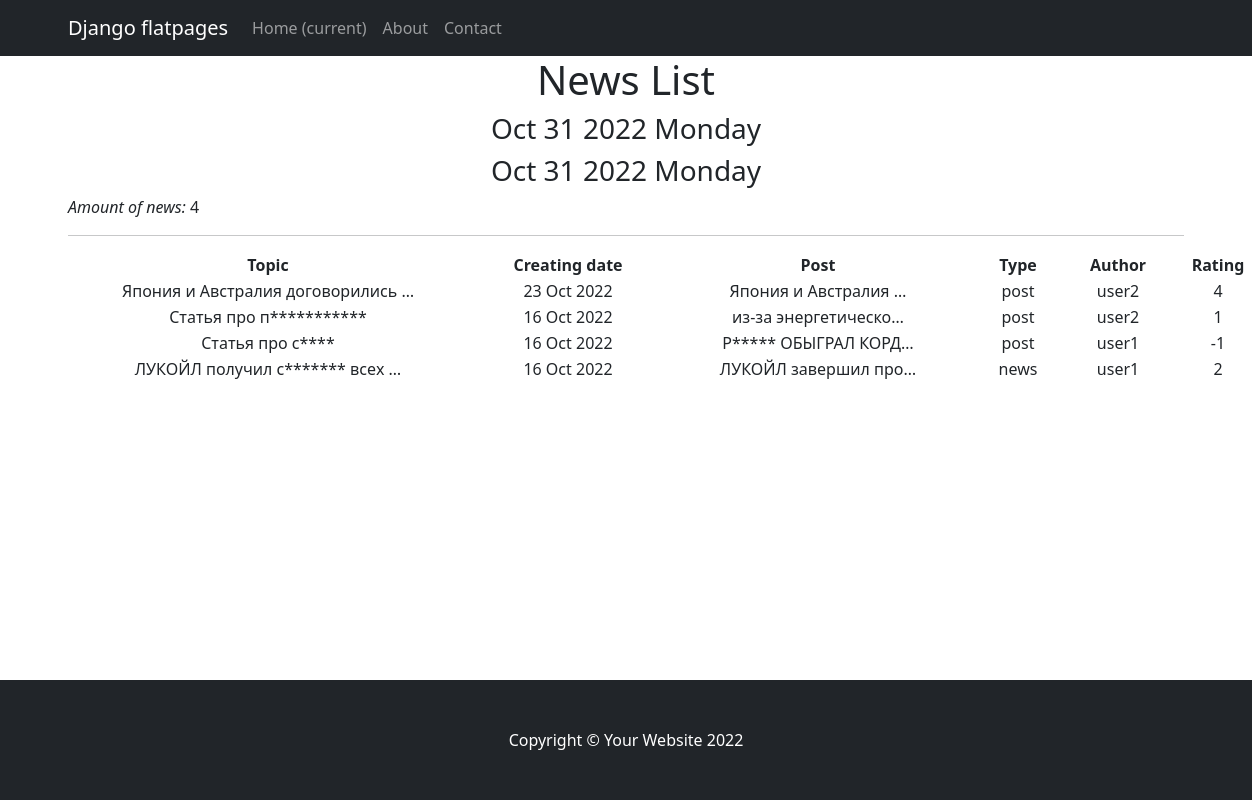
The page /news/ on the database as committed earlier.
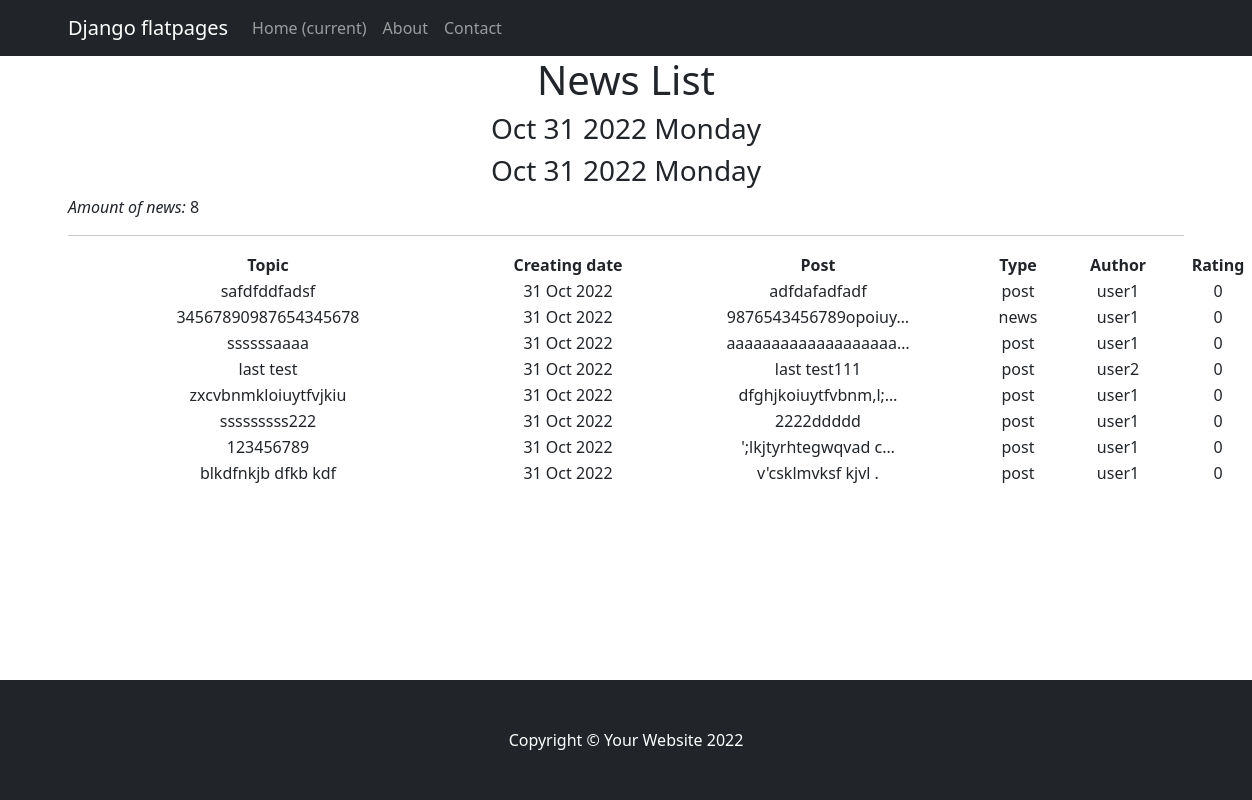
The same page on the database as committed later.
### news/models.py (models this page shows, shortened)
class Post(models.Model):
    news = 'news'
    post = 'post'
    CONTENT_TYPE = [
        (news, 'новость'),
        (post, 'статья'),
    ]
    contentType = models.CharField(max_length=4, choices=CONTENT_TYPE, default=post)
    author = models.ForeignKey(Author, on_delete=models.CASCADE)
    createTime = models.DateTimeField(auto_now_add=True)
    topic = models.CharField(max_length=128)
    content = models.TextField()
    rating = models.SmallIntegerField(default=0)
    postCategory = models.ManyToManyField(Category, through='PostCategory')
    def __str__(self):
        return f'{self.topic.title()}: {self.content[:20]}... Created: {self.createTime}\n'

class Author(models.Model):
    authorUser = models.OneToOneField(User, on_delete=models.CASCADE)
    authorRating = models.SmallIntegerField(default=0)
    def __str__(self):
        return f'{self.authorUser}'

### news/views.py (the view)
# urls.py: path('', PostList.as_view(), name='posts_list'),
class PostList(ListView):
    model = Post
    ordering = '-createTime'
    template_name = 'news/news.html'
    context_object_name = 'news'
    paginate_by = 8
    def get_queryset(self):
        queryset = super().get_queryset()
        self.filterset = PostFilter(self.request.GET, queryset)
        pprint(self.filterset)  # to get info in console
        return self.filterset.qs
    def get_context_data(self, **kwargs):
        context = super().get_context_data(**kwargs)
        context['time_now'] = datetime.utcnow()
        context['news_number'] = len(Post.objects.all())
        context['filterset'] = self.filterset
        pprint(context)
        return context

### news/templatetags/custom_filters.py (called while the page is built)
@register.filter()
def censor(word):
   word_list_adapted = []
   try:
      word_no_space = word.strip()
      word_list = word_no_space.split()
      for word in word_list:
         word_adapted = word.lower()
         if word_adapted in censorship_list:
            word_censored = word[0] + '*' * (len(word_adapted)-1)
            word_list_adapted.append(word_censored)
         else:
            word_censored = word
            word_list_adapted.append(word_censored)
         corrected = " ".join(word_list_adapted)
      return corrected
   except AttributeError as e:
      return f"ErrorMessage: {e}. Please use only 'str'!"

### news/templatetags/custom_tags.py (called while the page is built)
@register.simple_tag()
def current_time(format_string='%b %d %Y'):
   return datetime.utcnow().strftime(format_string)

### templates/news/news.html (shortened to what this page needs)
{% extends 'flatpages/default.html' %}
{% load custom_filters %}
{% load custom_tags %}
{% block content %}
   <h1>News List</h1>
    <h3>{{ time_now|date:'M d Y l' }}</h3>
   <h3>{% current_time '%b %d %Y %A' %}</h3>
    <p style="text-align: left;"><em>Amount of news:</em> {{ news|length }} </p>
   <hr>
   {% if news %}
       <table style="height: 24px; "width="1200">
           <tr>
               <td style="width: 400px; text-align: center;"><strong> Topic</strong> </td>
               <td style="width: 200px; text-align: center;"><strong> Creating date</strong> </td>
               <td style="width: 300px; text-align: center;"><strong> Post </strong></td>
               <td style="width: 100px; text-align: center;"><strong> Type</strong> </td>
               <td style="width: 100px; text-align: center;"><strong> Author </strong></td>
               <td style="width: 100px; text-align: center;"><strong> Rating</strong> </td>
           </tr>
           {% for news_ in news %}
           <tr>
               <td>{{ news_.topic|censor|truncatewords:4 }}</td>
               <td>{{ news_.createTime|date:'d M Y' }}</td>
               <td>{{ news_.content|censor|truncatechars:20 }}</td>
               <td>{{ news_.contentType }}</td>
               <td>{{ news_.author }}</td>
               <td>{{ news_.rating }}</td>
           </tr>
           {% endfor %}
        </table>
   {% else %}
       <h2>No news</h2>
   {% endif %}
{% endblock content %}

Rows that differ between the two databases and show on the page:
no longer on this page (row unchanged): Post: topic|censor "Япония и Австралия договорились …", createTime "23 Oct 2022", content|censor "Япония и Австралия …", contentType "post", author "user2", rating "4"
no longer on this page (row unchanged): Post: topic|censor "Статья про п***********", createTime "16 Oct 2022", content|censor "из-за энергетическо…", contentType "post", author "user2", rating "1"
no longer on this page (row unchanged): Post: topic|censor "Статья про с****", createTime "16 Oct 2022", content|censor "Р***** ОБЫГРАЛ КОРД…", contentType "post", author "user1", rating "-1"
no longer on this page (row unchanged): Post: topic|censor "ЛУКОЙЛ получил с******* всех …", createTime "16 Oct 2022", content|censor "ЛУКОЙЛ завершил про…", contentType "news", author "user1", rating "2"
added Post: topic|censor "safdfddfadsf", createTime "31 Oct 2022", content|censor "adfdafadfadf", contentType "post", author "user1", rating "0"
added Post: topic|censor "34567890987654345678", createTime "31 Oct 2022", content|censor "9876543456789opoiuy…", contentType "news", author "user1", rating "0"
added Post: topic|censor "ssssssaaaa", createTime "31 Oct 2022", content|censor "aaaaaaaaaaaaaaaaaaa…", contentType "post", author "user1", rating "0"
added Post: topic|censor "last test", createTime "31 Oct 2022", content|censor "last test111", contentType "post", author "user2", rating "0"
added Post: topic|censor "zxcvbnmkloiuytfvjkiu", createTime "31 Oct 2022", content|censor "dfghjkoiuytfvbnm,l;…", contentType "post", author "user1", rating "0"
added Post: topic|censor "sssssssss222", createTime "31 Oct 2022", content|censor "2222ddddd", contentType "post", author "user1", rating "0"
added Post: topic|censor "123456789", createTime "31 Oct 2022", content|censor "';lkjtyrhtegwqvad c…", contentType "post", author "user1", rating "0"
added Post: topic|censor "blkdfnkjb dfkb kdf", createTime "31 Oct 2022", content|censor "v'csklmvksf kjvl .", contentType "post", author "user1", rating "0"
Other text that changed with them:
{{ news|length }}: "4" → "8"
